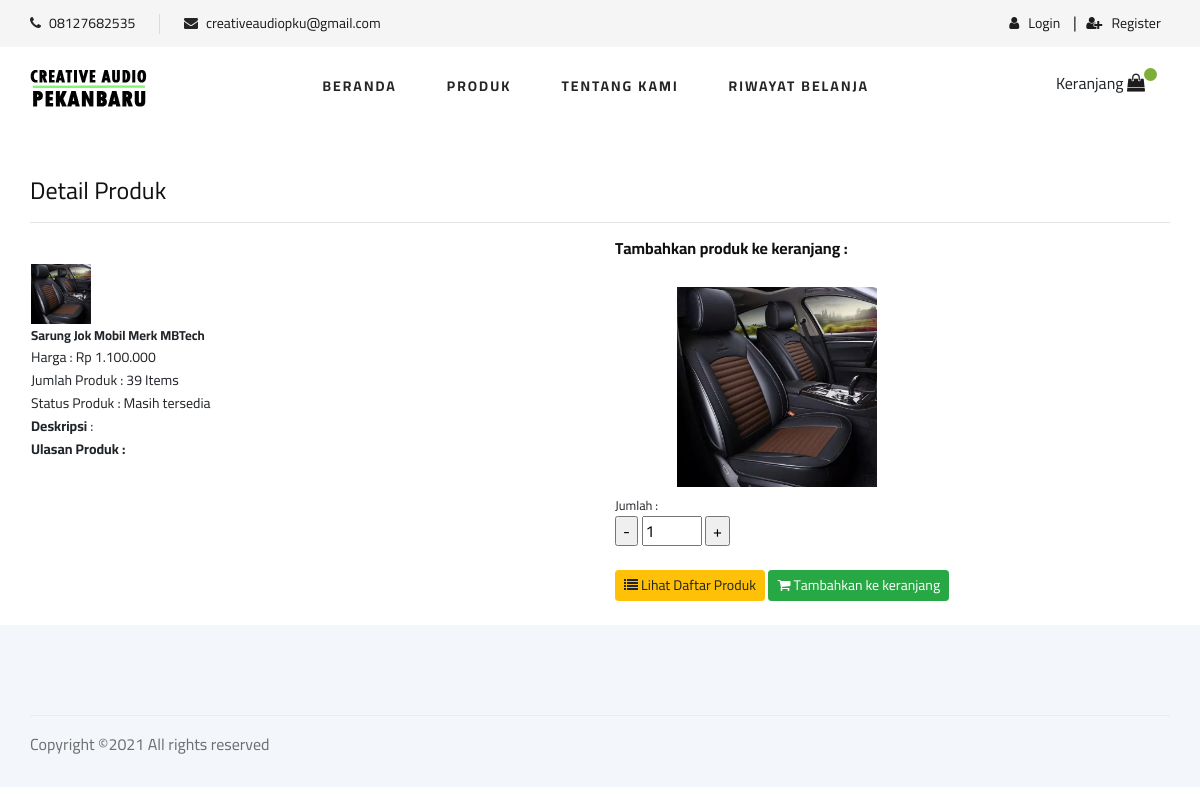
Screenshot of /Main_Ctrl/detailProduk/25 with the database file from the repository.
### tables this page shows
CREATE TABLE `tbl_produk` (
  `id_produk` int(10) NOT NULL,
  `nama_produk` varchar(50) NOT NULL,
  `harga_beli` int(11) NOT NULL,
  `harga_jual` int(11) NOT NULL,
  `stok_produk` int(11) NOT NULL,
  `kategori_produk` varchar(50) NOT NULL,
  `foto_produk` varchar(255) NOT NULL,
  `foto_produk1` text NOT NULL,
  `foto_produk2` text NOT NULL,
  `foto_produk3` text NOT NULL,
  `foto_produk4` text NOT NULL,
  `foto_produk5` text NOT NULL,
  `deskripsi_produk` text NOT NULL,
  `rop` float NOT NULL,
  `eoq` float NOT NULL,
  `aktif` int(1) NOT NULL
);

### application/controllers/Main_Ctrl.php (called while the page is built, shortened)
<?php
class Main_Ctrl extends CI_Controller
{
	function __construct()
	{
		$this->load->model('User');
		$this->load->model('Produk');
		$this->load->model('Transaksi');
		$this->load->model('Pembayaran');
	}
	public function detailProduk($id_produk = '')
	{
		$data['produk']	= $this->Produk->get_all();
		$data['getProdukById']	= $this->Produk->getDetailProduk($id_produk);
		$this->load->view('produk/produk_detail', $data);
	}
}

### index.php (called while the page is built, shortened)
<?php
require_once BASEPATH.'core/CodeIgniter.php';

### application/models/Produk.php (called while the page is built, shortened)
<?php
class Produk extends CI_Model
{
    public function getDetailProduk($id_produk)
    {
        $this->db->from('tbl_produk tp');
        $this->db->where('tp.id_produk', $id_produk);
        return $this->db->get()->result();
    }
}

### application/helpers/format_helper.php (called while the page is built, shortened)
<?php
function rupiah_format($angka)
{
    return "Rp " . number_format($angka, 0, ',', '.');
}

### application/models/Transaksi.php (called while the page is built, shortened)
<?php
class Transaksi extends CI_Model
{
    public function getKomentarByIdProduk($id_produk)
    {
        $this->db->select('tt.komentar, tu.nama_user');
        $this->db->from('tbl_transaksi tt');
        $this->db->join('tbl_user tu', 'tu.id_user = tt.id_user', 'left');
        $this->db->where('id_produk', $id_produk);
        return $this->db->get()->result();
    }
}

### application/views/produk/produk_detail.php (the view, shortened to what this page needs)
<section class="">
    <div class="container">
        <div class="row">
            <div class="col-lg-12">
                <h4>Detail Produk</h4>
                <hr>
            </div>
            <div class="col-lg-6">
                <table style="width: 100%;">
                    <tbody>
                        <?php foreach ($getProdukById as $row) { ?>
                            <tr>
                                <br>
                                <td>
                                    <?php if ($row->foto_produk != '') { ?>
                                        <a target="_blank" href="<?php echo base_url() ?>/uploads/<?php echo $row->foto_produk; ?>" id="foto"><img src="<?php echo base_url() ?>/uploads/<?php echo $row->foto_produk; ?>" alt="" srcset="" width="60px" height="60px"></a>
                                    <?php } else {
                                    } ?>
                                </td>
                            </tr>
                            <tr>
                                <td style="font-size: 13px;font-weight: bold;"><?php echo $row->nama_produk; ?></td>
                            </tr>
                            <tr>
                                <td style="font-size: 14px;">Harga : <?php echo rupiah_format($row->harga_jual); ?></td>
                            </tr>
                            <tr>
                                <td style="font-size: 14px;">Jumlah Produk : <?php echo ($row->stok_produk); ?> Items</td>
                            </tr>
                            <tr>
                                <td style="font-size: 14px;">Status Produk : <?php echo $row->stok_produk > $row->rop ? 'Masih tersedia' : 'Stok akan habis'; ?></td>
                            </tr>
                            <tr>
                                <td style="font-size: 14px;"><strong>Deskripsi</strong> : <br> <?php echo ($row->deskripsi_produk); ?></td>
                            </tr>
                            <?php $getKomentarByIdProduk = $this->Transaksi->getKomentarByIdProduk($row->id_produk); ?>
                            <tr>
                                <th style="font-size:14px;">Ulasan Produk :</th>
                            </tr>
                            <?php foreach ($getKomentarByIdProduk as $r) { ?>
                                <tr>
                                    <td style="font-size: 14px;"> <?php echo $r->komentar == '' ? '' : '<div style="font-size:14px;"><li class="fa fa-user"></li> ' . $r->nama_user . '</div>'; ?>
                                    </td>
                                </tr>
                            <?php } ?>
                        <?php } ?>
                    </tbody>
                </table>
            </div>
            <div class="col-lg-6">
                <h6 style="font-weight: bold;">Tambahkan produk ke keranjang : </h6><br>
                <?php
                foreach ($getProdukById as $u) {
                ?>
                    <div class="col-lg-7">
                        <div class="slider">
                            <div class="slides">
                                <?php if ($u->foto_produk != '') { ?>
                                    <div> <a target="_blank" href="<?php echo base_url() ?>/uploads/<?php echo $u->foto_produk; ?>"><img src="<?php echo base_url('uploads/'); ?><?= $u->foto_produk ?>" style="width:100%;height:200px;"></a></div>
                                <?php } else {
                                } ?>
                            </div>
                        </div>
                    </div>
                    <form method="POST" action="<?php echo base_url('Transaksi_Ctrl/addBelanja'); ?>">
                        <small>Jumlah :</small>
                        <div class="quantity buttons_added">
                            <input type="button" value="-" class="minus">
                            <input type="number" step="1" min="1" max="" name="qty_transaksi" value="1" title="Qty" style="width: 60px;" class="input-text qty text" pattern="" inputmode="">
                            <input type="button" value="+" class="plus">
                        </div>
                        <br>
                        <button type="button" class="btn btn-warning btn-sm" onclick="window.location='<?php echo base_url('Main_Ctrl/produk') ?>'">
                            <li class="fa fa-list"></li> Lihat Daftar Produk
                        </button>
                        <button type="submit" class="btn btn-success btn-sm" value="Beli">
                            <li class="fa fa-shopping-cart"></li> Tambahkan ke keranjang
                        </button>
                    </form>
                <?php } ?>
                <br>
            </div>
        </div>
    </div>
</section>

### assets/ecommerce/css/style.css (style rules this page uses)
html, body { height: 100%; font-family: "Cairo", sans-serif; -webkit-font-smoothing: antialiased; font-smoothing: antialiased; }
h1, h2, h3, h4, h5, h6 { margin: 0; color: #111111; font-weight: 400; font-family: "Cairo", sans-serif; }
h4 { font-size: 24px; }
h6 { font-size: 16px; }
img { max-width: 100%; }
@media only screen and (min-width: 1200px) { .container { max-width: 1170px; } }

### application/views/produk/produk_detail.php (style rules this page uses)
.slider { width: 100%; text-align: center; overflow: hidden; margin: 5px 0; }
.slides { display: flex; overflow-x: auto; scroll-snap-type: x mandatory; scroll-behavior: smooth; -webkit-overflow-scrolling: touch; }
.slides>div { scroll-snap-align: start; flex-shrink: 0; width: 100%; height: 100%; margin: 0 10px 0 10px; border-radius: 7px; background: #fff; transform-origin: center center; transform: scale(1); transition: transform 0.5s; position: relative; display: flex; justify-content: center; align-items: center; overflow: hidden; font-size: 100%; }

### rows the page displays
tbl_produk: foto_produk (picture), nama_produk "Sarung Jok Mobil Merk MBTech", harga_jual "Rp 1.100.000", stok_produk "39", rop "Masih tersedia"
